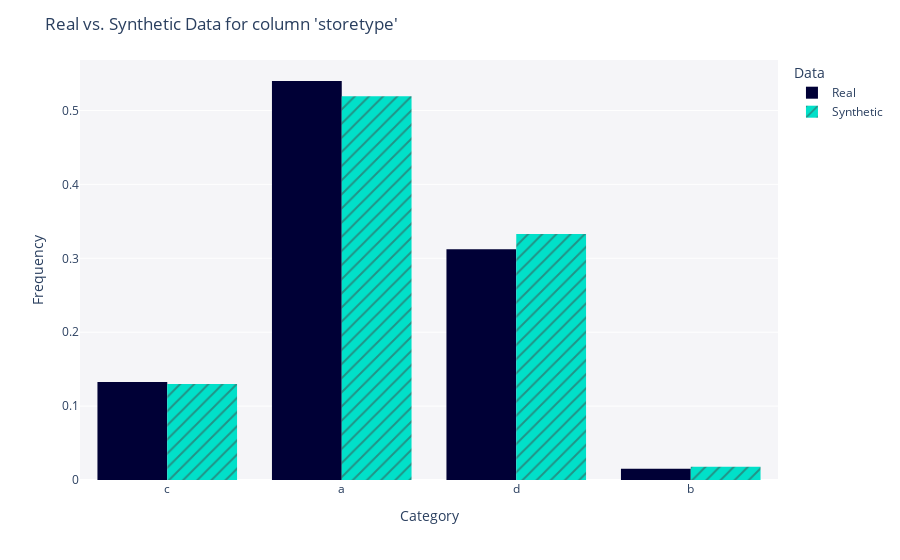
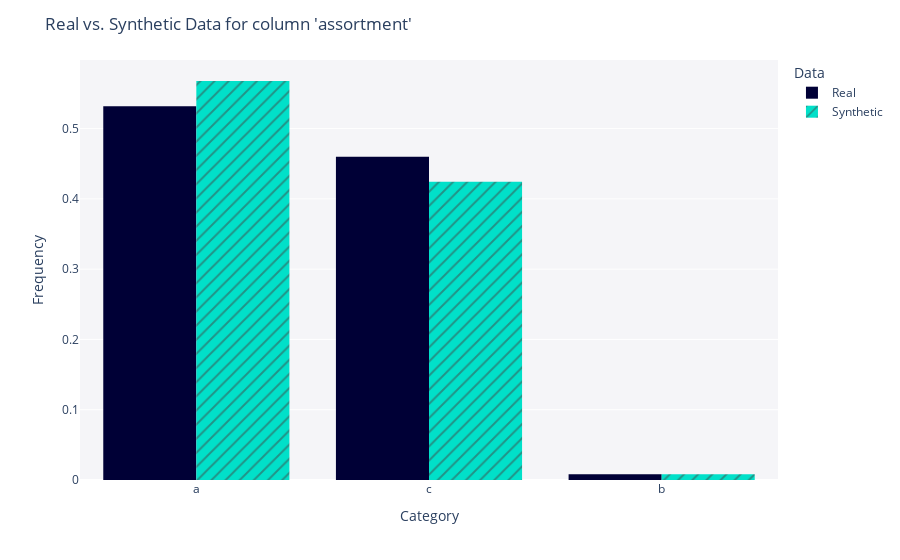
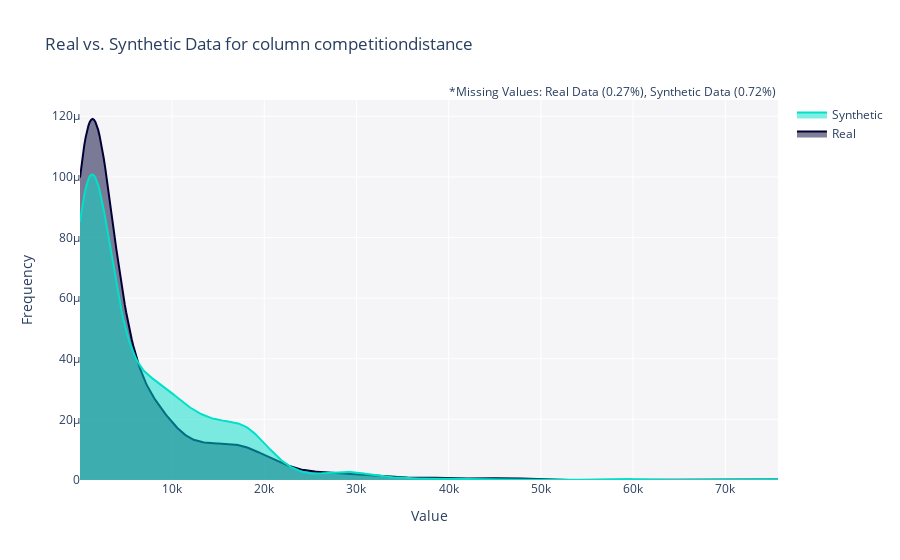
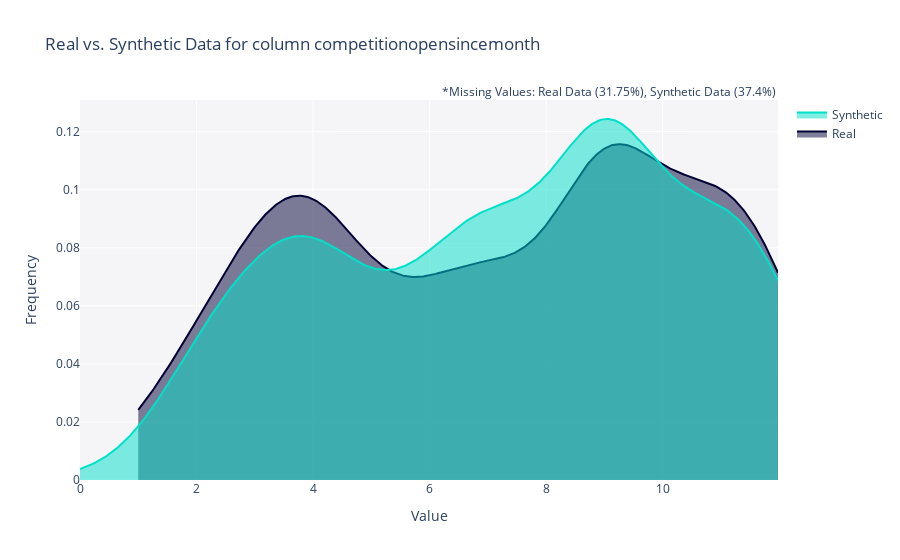

The notebook cell saved with these charts, in order:
### Code cell
plot_all_columns(real_data, synthetic_data, metadata)

### Figure 1 — Plotly figure (JSON) as saved in the notebook; plotly's stock layout.template omitted (floating-point values rounded to 4 significant figures; data arrays with more than 128 entries replaced by an {"elided": "..."} marker saying what was removed)
{"data": [{"alignmentgroup": "True", "bingroup": "x", "histnorm": "probability density", "hovertemplate": "<b>Real</b><br>Frequency: %{y}<extra></extra>", "legendgroup": "Real", "marker": {"color": "#000036", "pattern": {"shape": ""}}, "name": "Real", "offsetgroup": "Real", "orientation": "v", "showlegend": true, "type": "histogram", "x": {"elided": "1115 str values"}, "xaxis": "x", "yaxis": "y"}, {"alignmentgroup": "True", "bingroup": "x", "histnorm": "probability density", "hovertemplate": "<b>Synthetic</b><br>Frequency: %{y}<extra></extra>", "legendgroup": "Synthetic", "marker": {"color": "#01E0C9", "pattern": {"shape": "/"}}, "name": "Synthetic", "offsetgroup": "Synthetic", "orientation": "v", "showlegend": true, "type": "histogram", "x": {"elided": "1115 str values"}, "xaxis": "x", "yaxis": "y"}], "layout": {"barmode": "group", "legend": {"title": {"text": "Data"}, "tracegroupgap": 0}, "margin": {"t": 60}, "plot_bgcolor": "#F5F5F8", "title": {"text": "Real vs. Synthetic Data for column 'storetype'"}, "xaxis": {"anchor": "y", "domain": [0, 1], "title": {"text": "Category"}}, "yaxis": {"anchor": "x", "domain": [0, 1], "title": {"text": "Frequency"}}}}

### Figure 2 — Plotly figure (JSON) as saved in the notebook; plotly's stock layout.template omitted (floating-point values rounded to 4 significant figures; data arrays with more than 128 entries replaced by an {"elided": "..."} marker saying what was removed)
{"data": [{"alignmentgroup": "True", "bingroup": "x", "histnorm": "probability density", "hovertemplate": "<b>Real</b><br>Frequency: %{y}<extra></extra>", "legendgroup": "Real", "marker": {"color": "#000036", "pattern": {"shape": ""}}, "name": "Real", "offsetgroup": "Real", "orientation": "v", "showlegend": true, "type": "histogram", "x": {"elided": "1115 str values"}, "xaxis": "x", "yaxis": "y"}, {"alignmentgroup": "True", "bingroup": "x", "histnorm": "probability density", "hovertemplate": "<b>Synthetic</b><br>Frequency: %{y}<extra></extra>", "legendgroup": "Synthetic", "marker": {"color": "#01E0C9", "pattern": {"shape": "/"}}, "name": "Synthetic", "offsetgroup": "Synthetic", "orientation": "v", "showlegend": true, "type": "histogram", "x": {"elided": "1115 str values"}, "xaxis": "x", "yaxis": "y"}], "layout": {"barmode": "group", "legend": {"title": {"text": "Data"}, "tracegroupgap": 0}, "margin": {"t": 60}, "plot_bgcolor": "#F5F5F8", "title": {"text": "Real vs. Synthetic Data for column 'assortment'"}, "xaxis": {"anchor": "y", "domain": [0, 1], "title": {"text": "Category"}}, "yaxis": {"anchor": "x", "domain": [0, 1], "title": {"text": "Frequency"}}}}

### Figure 3 — Plotly figure (JSON) as saved in the notebook; plotly's stock layout.template omitted (floating-point values rounded to 4 significant figures; data arrays with more than 128 entries replaced by an {"elided": "..."} marker saying what was removed)
{"data": [{"fill": "tozeroy", "hovertemplate": "<b>Real</b><br>Value: %{x}<br>Frequency: %{y}<extra></extra>", "legendgroup": "Real", "marker": {"color": "#000036"}, "mode": "lines", "name": "Real", "showlegend": true, "type": "scatter", "x": {"elided": "500 float values"}, "xaxis": "x", "y": {"elided": "500 float values"}, "yaxis": "y"}, {"fill": "tozeroy", "hovertemplate": "<b>Synthetic</b><br>Value: %{x}<br>Frequency: %{y}<extra></extra>", "legendgroup": "Synthetic", "marker": {"color": "#01E0C9"}, "mode": "lines", "name": "Synthetic", "showlegend": true, "type": "scatter", "x": {"elided": "500 float values"}, "xaxis": "x", "y": {"elided": "500 float values"}, "yaxis": "y"}], "layout": {"annotations": [{"showarrow": false, "text": "*Missing Values: Real Data (0.27%), Synthetic Data (0.72%)", "x": 1, "xref": "paper", "y": 1.05, "yref": "paper"}], "barmode": "overlay", "hovermode": "closest", "legend": {"traceorder": "reversed"}, "plot_bgcolor": "#F5F5F8", "title": {"text": "Real vs. Synthetic Data for column competitiondistance"}, "xaxis": {"anchor": "y2", "domain": [0, 1], "title": {"text": "Value"}, "zeroline": false}, "yaxis": {"anchor": "free", "domain": [0, 1], "position": 0, "title": {"text": "Frequency"}}}}

### Figure 4 — Plotly figure (JSON) as saved in the notebook; plotly's stock layout.template omitted (floating-point values rounded to 4 significant figures; data arrays with more than 128 entries replaced by an {"elided": "..."} marker saying what was removed)
{"data": [{"fill": "tozeroy", "hovertemplate": "<b>Real</b><br>Value: %{x}<br>Frequency: %{y}<extra></extra>", "legendgroup": "Real", "marker": {"color": "#000036"}, "mode": "lines", "name": "Real", "showlegend": true, "type": "scatter", "x": {"elided": "500 float values"}, "xaxis": "x", "y": {"elided": "500 float values"}, "yaxis": "y"}, {"fill": "tozeroy", "hovertemplate": "<b>Synthetic</b><br>Value: %{x}<br>Frequency: %{y}<extra></extra>", "legendgroup": "Synthetic", "marker": {"color": "#01E0C9"}, "mode": "lines", "name": "Synthetic", "showlegend": true, "type": "scatter", "x": {"elided": "500 float values"}, "xaxis": "x", "y": {"elided": "500 float values"}, "yaxis": "y"}], "layout": {"annotations": [{"showarrow": false, "text": "*Missing Values: Real Data (31.75%), Synthetic Data (37.4%)", "x": 1, "xref": "paper", "y": 1.05, "yref": "paper"}], "barmode": "overlay", "hovermode": "closest", "legend": {"traceorder": "reversed"}, "plot_bgcolor": "#F5F5F8", "title": {"text": "Real vs. Synthetic Data for column competitionopensincemonth"}, "xaxis": {"anchor": "y2", "domain": [0, 1], "title": {"text": "Value"}, "zeroline": false}, "yaxis": {"anchor": "free", "domain": [0, 1], "position": 0, "title": {"text": "Frequency"}}}}
